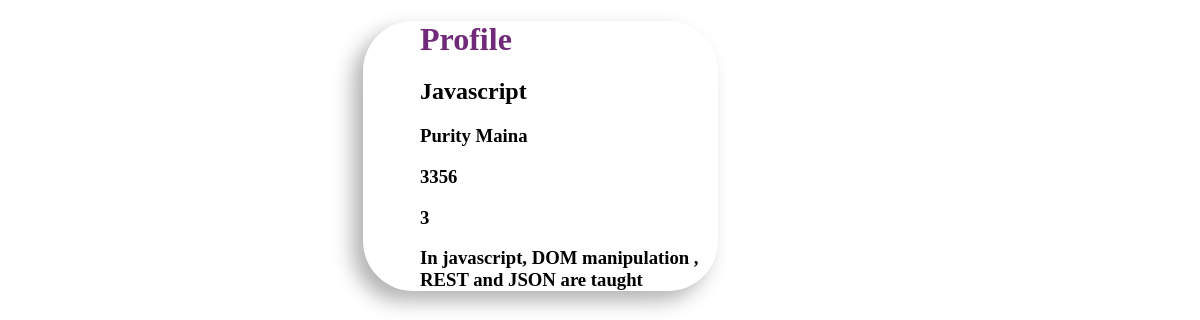
The app's page /courses/profile/2/ with its own data.
### courses/models.py (models this page shows)
class Courses(models.Model):
    name=models.CharField(max_length=25,null=True)
    course_trainer=models.CharField(max_length=20,null=True)
    code=models.CharField(max_length=10,null=True)
    duration=models.PositiveSmallIntegerField(null=True)
    syllabus=models.TextField(null=True)

### courses/views.py (the view)
# urls.py: path("profile/<int:id>/",courses_profile,name="courses_profile"),
def courses_profile(request,id):
    courses=Courses.objects.get(id=id)
    return render(request,"courses_profile.html",{"courses":courses})

### courses/templates/courses_profile.html (shortened to what this page needs)
<!DOCTYPE html>
<html lang="en">
<head>
</head>
<body>
    <form >
        <h1>Profile</h1>
    <h2>{{ courses.name }}</h2>
    <h3>{{ courses.course_trainer}}</h3>
    <h3>{{ courses.code}}</h3>
    <h3>{{ courses.duration}}</h3>
    <h3>{{ courses.syllabus}}</h3>
</form>
</body>
</html>

### courses/templates/courses_profile.html (style rules this page uses)
form { margin-left: 30%; text-align: left; width: 30%; background-color:white; height: 50%; border-radius: 50px; -webkit-box-shadow: -10px 10px 20px rgba(0, 0, 0, 0.3); box-shadow: -10px 10px 20px rgba(0, 0, 0, 0.3); }
h1 { color: #702A79; margin-left: 16%; margin-bottom: 3%; }
h2 { margin-left: 16%; }
h3 { margin-left: 16%; }

### records on screen
Courses: name "Javascript", course_trainer "Purity Maina", code "3356", duration "3", syllabus "In javascript, DOM manipulation , REST and JSON are taught"
